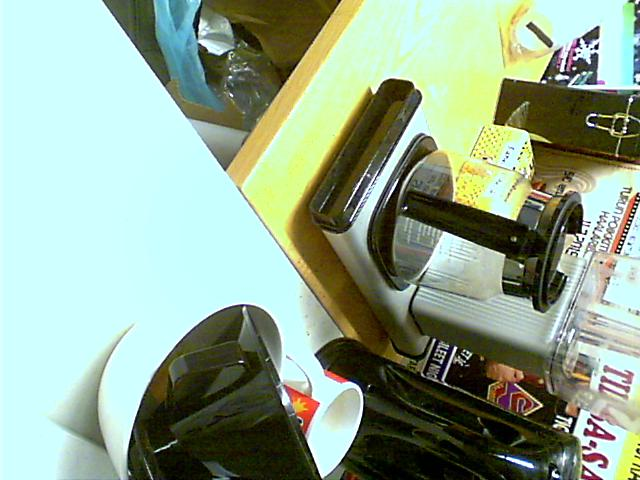
#> input picture ict_image.jpg, 640 x 480 px
$ python -i CoffeeDetection.py   (imports and definitions only)
#> lines starting #> are read from the running program, lines starting #| are printed output that depends on the picture; after the words box and inside, x2 and y2 are one past the last pixel; in counts of white or black regions, pixels touching at a corner belong together
#> further down, picture is the input picture: shape (480, 640, 3); mean B, G, R 145.9, 167, 146.7
# -*- coding: utf-8 -*-
"""
@author: Toni Huovinen
"""

from bs4 import BeautifulSoup
from urllib.request import urlopen
import numpy as np
import cv2


url = "http://hindulaatti.ddns.net:3000/"
full_pot_area = 100000.0 # This value is taken from checking the contour area of a full pot image
empty_pot_area = 2000.0 # This value is taken from checking the contour area of almost empty pot image

def convert_image_return_threshold(img):
    # Convert the image to gray and then reduce sharpness with blurring
    gray = cv2.cvtColor(img, cv2.COLOR_BGR2GRAY)
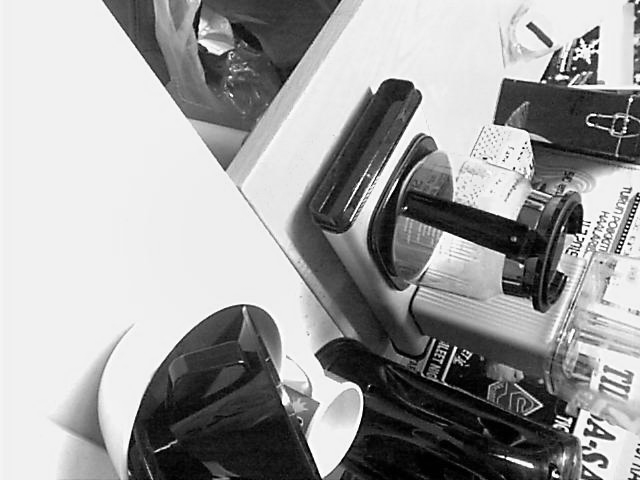
#> gray: shape (480, 640); min 0, max 255, mean 158.6
    blur = cv2.GaussianBlur(gray, (5,5), 0)
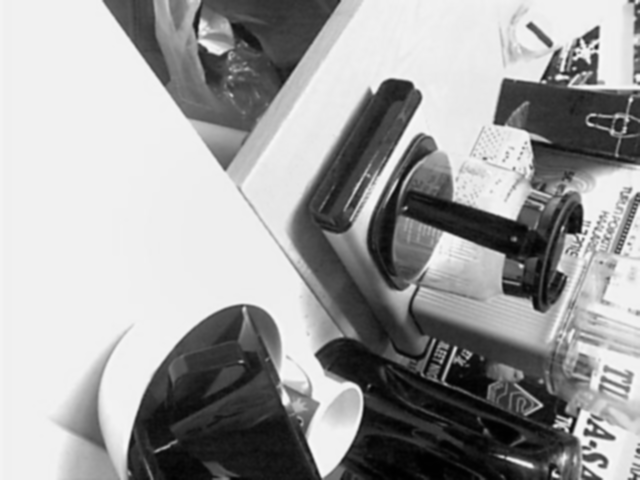
#> blur: shape (480, 640); min 0, max 249, mean 158.6

    # Do binary thresholding to the blurred image, pixel color value 75 is cut off point, can be adjusted
    ret, thresh = cv2.threshold(blur, 83, 255, cv2.THRESH_BINARY_INV)
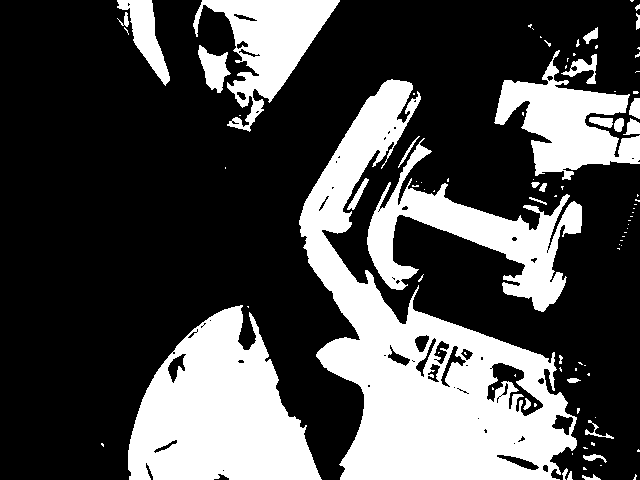
#> thresh: shape (480, 640); 30.4% white; 95 white regions (66 under 20 px), largest, box (x1, y1, x2, y2) and area: (299, 79, 577, 480) 39678, (128, 305, 322, 480) 21433, (367, 138, 582, 312) 10979
    return thresh


def find_contours(threshed_img):
    # Find the contours (edges) from the thresholded image
    contours = cv2.findContours(threshed_img, cv2.RETR_TREE, cv2.CHAIN_APPROX_SIMPLE)[-2]
    return contours


def calculate_area(contours, max_value, min_value):
    # Find the largest contour (this is always the area of coffee pot) and calculate its area
    largest = max(contours, key = cv2.contourArea)
    area = cv2.contourArea(largest)
    print(area)
    # Normalize the area between 0 and 1 using the full and empty coffee pot values.
    # Multiply by 100 to get fill percentage
    converted_area = ((area - min_value) / (max_value - min_value) * 100)
    return converted_area


# For visualization
def visualize(contours, img_thresh, original_img):
    # Draw the contours in the original image, show original and thresholded side by side
    for c in contours:
        cv2.drawContours(original_img, [c], -1, (0,255,0), 2)

    cv2.imshow('threshold', img_thresh)
    cv2.imshow('original', original_img)


##################################################
# save all images from source (ict and seppis)

# [48 lines not run here, left out]

>>> import cv2
>>> picture = cv2.imread('ict_image.jpg')
>>> result = convert_image_return_threshold(picture)

$ run again, on coffee100.jpg
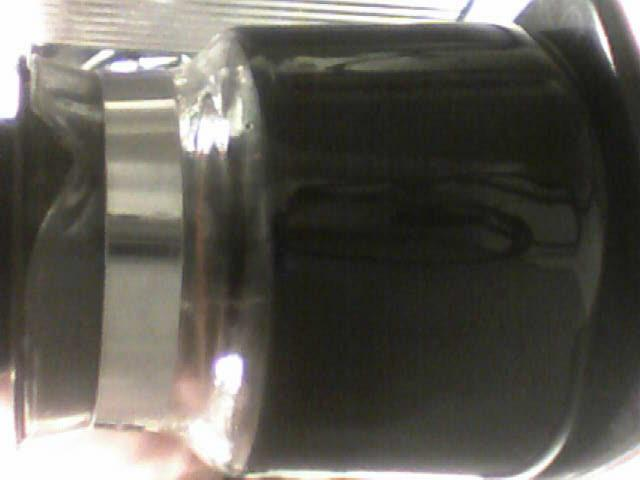
#> input picture coffee100.jpg, 640 x 480 px
#> picture is the input picture: shape (480, 640, 3); mean B, G, R 84.6, 91.8, 94.3
#> in convert_image_return_threshold, `gray = cv2.cvtColor(img, cv2.COLOR_BGR2GRAY)`:
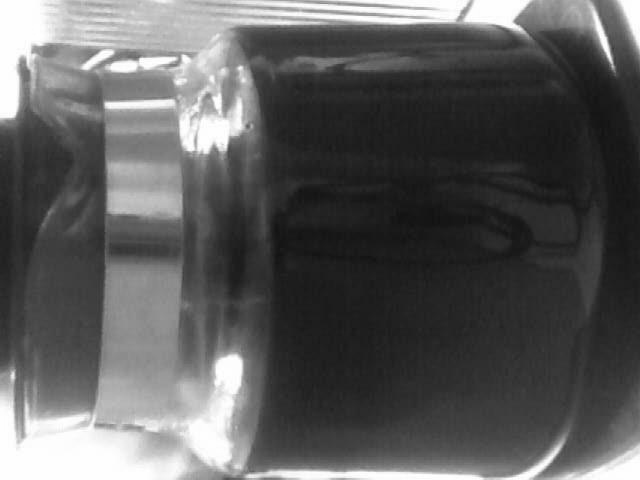
#> gray: shape (480, 640); min 18, max 255, mean 91.7
#> in convert_image_return_threshold, `ret, thresh = cv2.threshold(blur, 83, 255, cv2.THRESH_BINARY_INV)`:
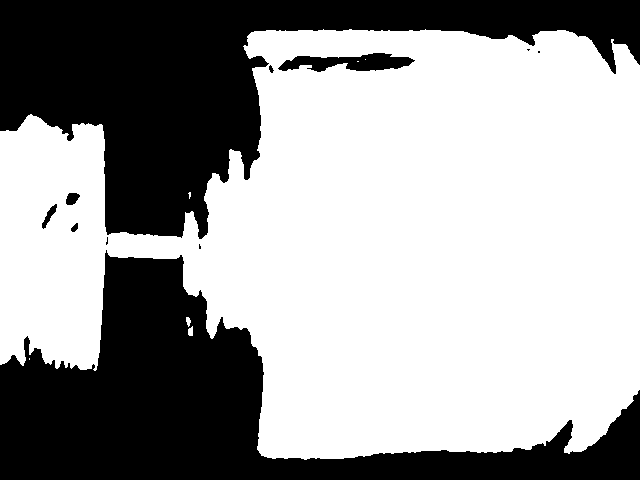
#> thresh: shape (480, 640); 62.5% white; 11 black regions (4 under 20 px), largest, box (x1, y1, x2, y2) and area: (0, 0, 640, 239) 58691, (0, 250, 640, 480) 54495, (278, 53, 415, 72) 1547

$ run again, on coffee40.jpg
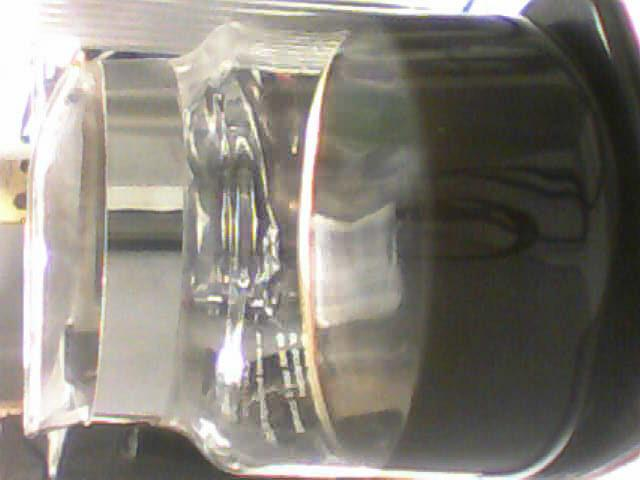
#> input picture coffee40.jpg, 640 x 480 px
#> picture is the input picture: shape (480, 640, 3); mean B, G, R 121.1, 129, 133.5
#> in convert_image_return_threshold, `gray = cv2.cvtColor(img, cv2.COLOR_BGR2GRAY)`:
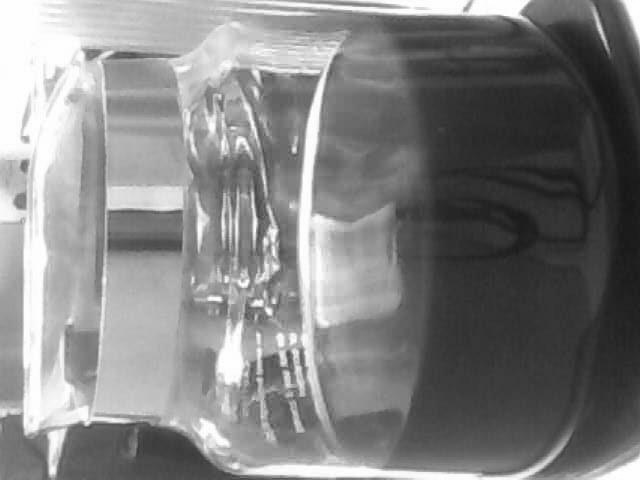
#> gray: shape (480, 640); min 23, max 255, mean 129.4
#> in convert_image_return_threshold, `ret, thresh = cv2.threshold(blur, 83, 255, cv2.THRESH_BINARY_INV)`:
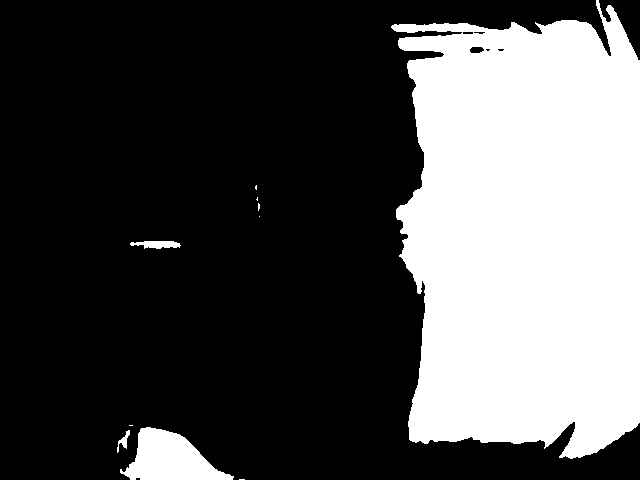
#> thresh: shape (480, 640); 31.8% white; 10 white regions (6 under 20 px), largest, box (x1, y1, x2, y2) and area: (391, 0, 640, 459) 93814, (120, 427, 234, 480) 3487, (130, 241, 181, 249) 286, (117, 430, 130, 453) 105
